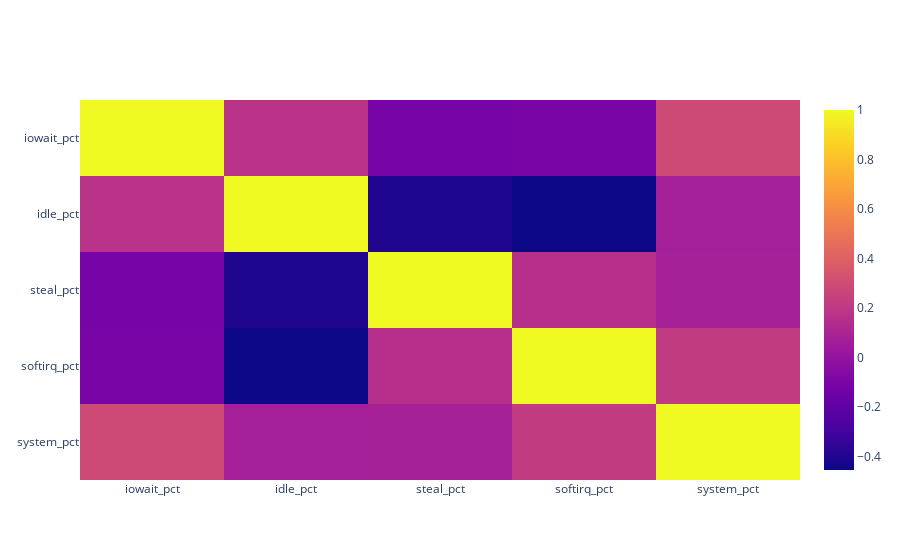

The notebook cell saved with this chart:
### Code cell
fig = go.Figure(data=go.Heatmap(z = correlated_data, x =correlated_data.columns, y =correlated_data.columns, showscale=True))#,text_auto=True))
fig.update_yaxes(autorange="reversed")
fig2 = fig2.update_traces(text=correlated_data.applymap(lambda x: (round(x,4))), texttemplate="%{text}", hovertemplate=None)
#fig.update_traces(hoverinfo='none')
fig.show()

### Figure 1 — Plotly figure (JSON) as saved in the notebook; plotly's stock layout.template omitted (floating-point values rounded to 4 significant figures)
{"data": [{"showscale": true, "type": "heatmap", "x": ["iowait_pct", "idle_pct", "steal_pct", "softirq_pct", "system_pct"], "y": ["iowait_pct", "idle_pct", "steal_pct", "softirq_pct", "system_pct"], "z": [[1, 0.1711, -0.1105, -0.1015, 0.2903], [0.1711, 1, -0.3999, -0.4533, 0.07158], [-0.1105, -0.3999, 1, 0.1582, 0.0783], [-0.1015, -0.4533, 0.1582, 1, 0.2151], [0.2903, 0.07158, 0.0783, 0.2151, 1]]}], "layout": {"yaxis": {"autorange": "reversed"}}}
